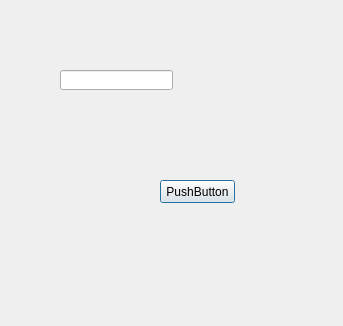
<?xml version="1.0" encoding="UTF-8"?>
<ui version="4.0">
 <class>Dialog</class>
 <widget class="QDialog" name="Dialog">
  <property name="geometry">
   <rect>
    <x>0</x>
    <y>0</y>
    <width>343</width>
    <height>326</height>
   </rect>
  </property>
  <property name="windowTitle">
   <string>Dialog</string>
  </property>
  <widget class="QLineEdit" name="lineEdit">
   <property name="geometry">
    <rect>
     <x>60</x>
     <y>70</y>
     <width>113</width>
     <height>20</height>
    </rect>
   </property>
  </widget>
  <widget class="QPushButton" name="pushButton">
   <property name="geometry">
    <rect>
     <x>160</x>
     <y>180</y>
     <width>75</width>
     <height>23</height>
    </rect>
   </property>
   <property name="text">
    <string>PushButton</string>
   </property>
  </widget>
 </widget>
 <resources/>
 <connections/>
</ui>
